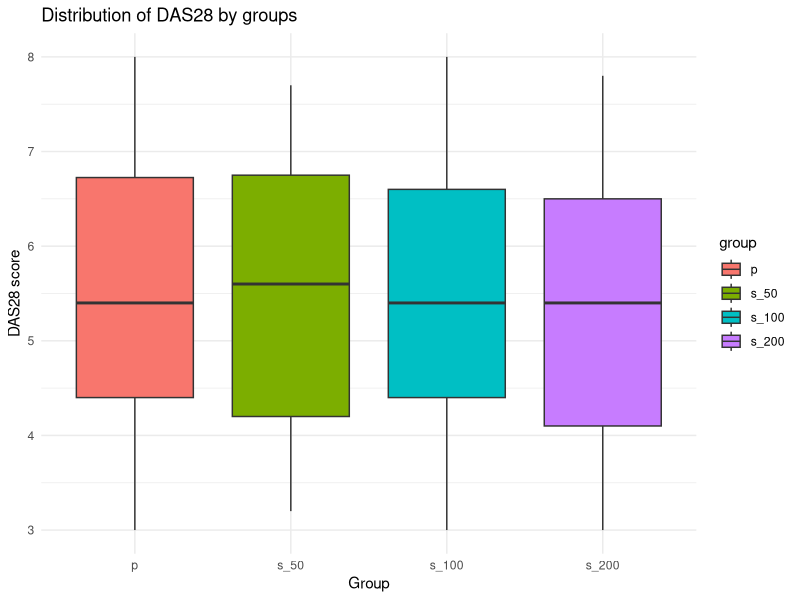

Recreate this plot in R.
## ---- chunk 1
knitr::opts_chunk$set(echo = TRUE, warning = FALSE, message = FALSE)
library(multcomp)
library(knitr)
library(tidyverse)
library(ggplot2)
library(stats)

set.seed(42)
## ---- chunk 2
df <- read.csv2("1_Saedolix data.csv", sep = ";", dec = ",")

str(df)

head(df) %>% kable()

## ---- chunk 3
df$group <- factor(df$group, levels = c("p", "s_50", "s_100", "s_200"))

colSums(is.na(df))
## ---- chunk 4
summary_table <- df %>%
  group_by(group) %>%
  summarise(
    n = n(),
    mean_DAS28 = mean(DAS28_baseline, na.rm = TRUE),
    sd_DAS28 = sd(DAS28_baseline, na.rm = TRUE)
  )

kable(summary_table, caption = "Mean of each column DAS28 before study:")

## ---- chunk 5
df_clean <- df %>% 
  filter(consent == 1) %>% 
  filter(pregnancy_test == 0)

nrow(df_clean)


## ---- chunk 6
ggplot(df_clean, aes(x = group, y = DAS28_baseline, fill = group)) +
  geom_boxplot() +
  theme_minimal() +
  labs(title = "Distribution of DAS28 by groups", y = "DAS28 score", x = "Group")

## ---- chunk 7
model <- lm(DAS28_baseline ~ group, data = df_clean)

anova_res <- anova(model)
print(anova_res)
## ---- chunk 8
dunnett_comparison <- glht(model, linfct = mcp(group = "Dunnett"))

summary(dunnett_comparison)
